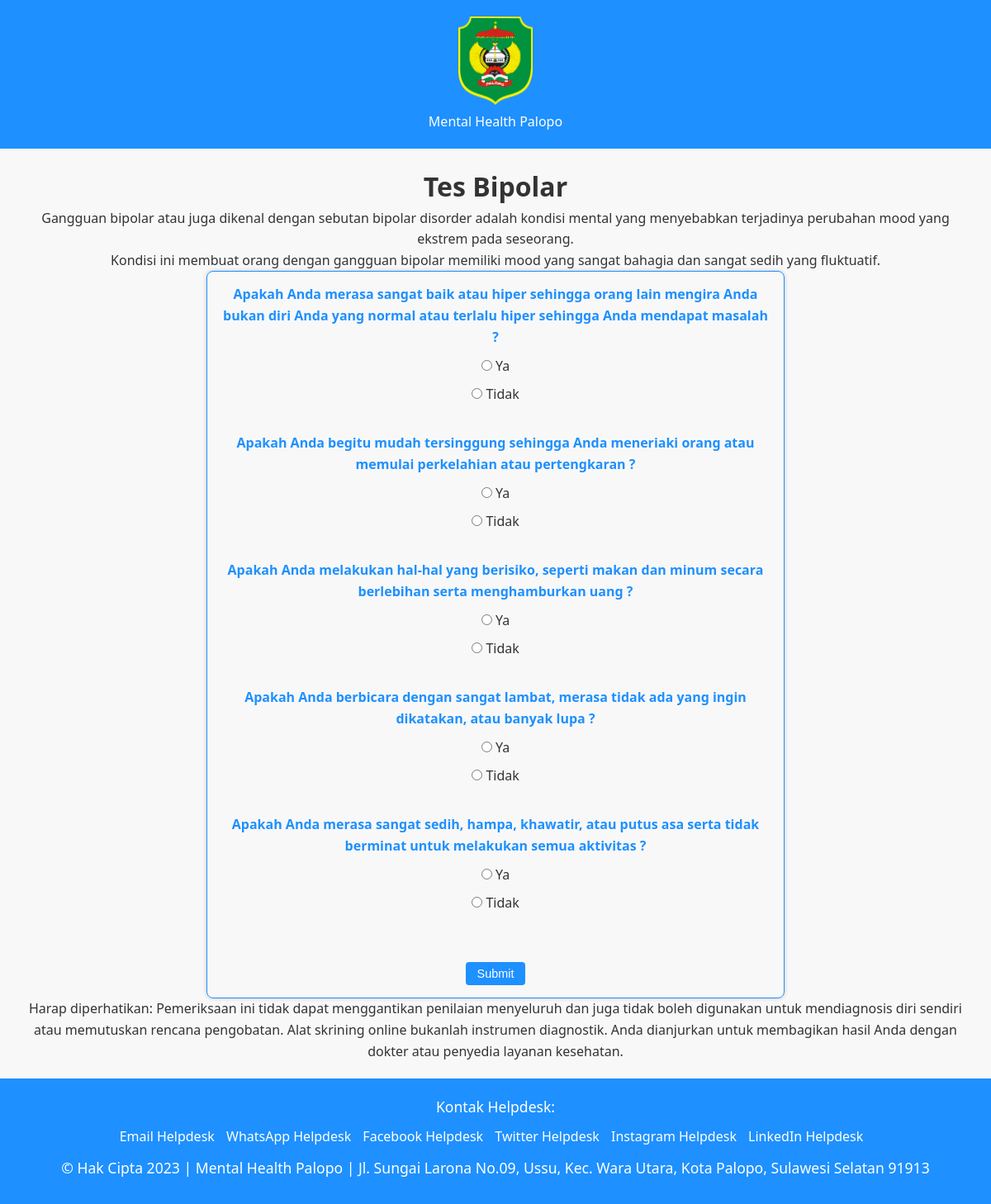
The page / on the database its author committed.
### tables this page shows
CREATE TABLE `gejala` (
  `id_gejala` int(11) NOT NULL,
  `nama_gejala` varchar(500) NOT NULL
);

### index.php (the view, shortened to what this page needs)
<!DOCTYPE html>
<html>
<head>
    <link rel="stylesheet" type="text/css" href="style.css">
</head>
<body>
    <header>
        <img src="logoplp.png" alt="Logo Brand Anda" width="90px">
        <p>Mental Health Palopo</p>
    </header>
    <main>
        <h1>Tes Bipolar</h1>
        <p>Gangguan bipolar atau juga dikenal dengan sebutan bipolar disorder adalah kondisi mental yang menyebabkan terjadinya perubahan mood yang ekstrem pada seseorang. <br>Kondisi ini membuat orang dengan gangguan bipolar memiliki mood yang sangat bahagia dan sangat sedih yang fluktuatif.</p>
        <form action="diagnosa.php" method="post">
            <?php
            $koneksi = mysqli_connect("localhost", "root", "", "penyakitbipolar");
            $sql_gejala = "SELECT id_gejala, nama_gejala FROM gejala";
            $result_gejala = mysqli_query($koneksi, $sql_gejala);
            if (mysqli_num_rows($result_gejala) > 0) {
                while ($row = mysqli_fetch_assoc($result_gejala)) {
                    echo "<h4>Apakah Anda " . $row['nama_gejala'] . "?</h4>";
                    echo "<label><input type='radio' name='gejala_" . $row['id_gejala'] . "' value='Ya'> Ya</label> ";
                    echo "<label><input type='radio' name='gejala_" . $row['id_gejala'] . "' value='Tidak'> Tidak</label><br>";
                }
            }
            ?>
            <br>
            <input type="submit" value="Submit">
            <br>
            </form>
            <p>Harap diperhatikan: Pemeriksaan ini tidak dapat menggantikan penilaian menyeluruh dan juga tidak boleh digunakan untuk mendiagnosis diri sendiri atau memutuskan rencana pengobatan. Alat skrining online bukanlah instrumen diagnostik. Anda dianjurkan untuk membagikan hasil Anda dengan dokter atau penyedia layanan kesehatan. </p>
    </main>
    <footer>
        <p>Kontak Helpdesk:</p>
        <ul>
            <li><a href="mailto:helpdesk@example.com">Email Helpdesk</a></li>
            <li><a href="https://wa.me/123456789">WhatsApp Helpdesk</a></li>
            <li><a href="https://www.facebook.com/helpdesk">Facebook Helpdesk</a></li>
            <li><a href="https://twitter.com/helpdesk">Twitter Helpdesk</a></li>
            <li><a href="https://www.instagram.com/helpdesk">Instagram Helpdesk</a></li>
            <li><a href="https://www.linkedin.com/company/helpdesk">LinkedIn Helpdesk</a></li>
        </ul>
        <p>&copy; Hak Cipta 2023 | Mental Health Palopo | Jl. Sungai Larona No.09, Ussu, Kec. Wara Utara, Kota Palopo, Sulawesi Selatan 91913</p>
    </footer>
</body>
</html>

### style.css (style rules this page uses)
* { margin: 0; padding: 0; box-sizing: border-box; }
body { font-family: 'Segoe UI', Tahoma, Geneva, Verdana, sans-serif; line-height: 1.6; background-color: #f8f8f8; color: #333; margin: 0; padding: 0; }
header { background-color: #1E90FF; color: #fff; padding: 20px; text-align: center; }
main { padding: 20px; text-align: center; }
form { margin: 0 auto; max-width: 700px; padding: 15px; border: 1px solid #1E90FF; border-radius: 8px; box-shadow: 0 0 5px rgba(0, 0, 0, 0.2); }
form h4 { font-size: 1em; margin-bottom: 10px; color: #1E90FF; }
form label { display: block; margin-bottom: 8px; }
input[type='submit'] { padding: 6px 14px; font-size: 0.9em; background-color: #1E90FF; color: #fff; border: none; cursor: pointer; border-radius: 4px; }
footer { background-color: #1E90FF; color: #fff; padding: 20px; text-align: center; }
footer p { margin-bottom: 10px; font-size: 1.1em; }
footer ul { list-style: none; padding: 0; margin-bottom: 10px; }
footer ul li { display: inline; margin-right: 10px; }
footer ul li a { color: #fff; text-decoration: none; }

### rows shown on the page
gejala: nama_gejala "merasa sangat baik atau hiper sehingga orang lain mengira Anda bukan diri Anda yang normal atau terlalu hiper sehingga Anda mendapat masalah"
gejala: nama_gejala "begitu mudah tersinggung sehingga Anda meneriaki orang atau memulai perkelahian atau pertengkaran"
gejala: nama_gejala "melakukan hal-hal yang berisiko, seperti makan dan minum secara berlebihan serta menghamburkan uang"
gejala: nama_gejala "berbicara dengan sangat lambat, merasa tidak ada yang ingin dikatakan, atau banyak lupa"
gejala: nama_gejala "merasa sangat sedih, hampa, khawatir, atau putus asa serta tidak berminat untuk melakukan semua aktivitas"
